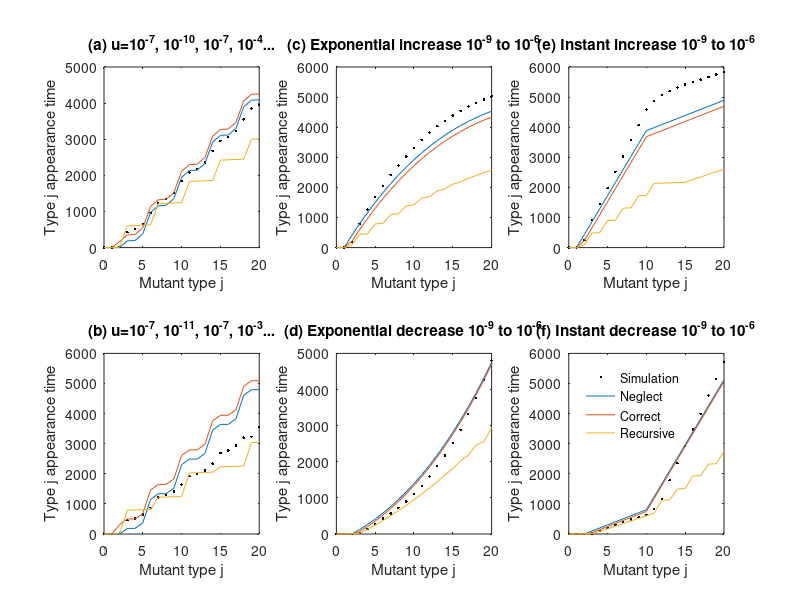

Source code (MATLAB):
function [] = VarUPlots()
    figure();

    %SIN 3
    subplot(231);
    data1 = load('VARU_APPTIME_SIN3.mat');
    plt_title = '(a) u=10^{-7}, 10^{-10}, 10^{-7}, 10^{-4}...';
    PlotVarU(data1, plt_title);
    %SIN 4
    subplot(234);
    data1 = load('VARU_APPTIME_SIN4.mat');
    plt_title = '(b) u=10^{-7}, 10^{-11}, 10^{-7}, 10^{-3}...';
    PlotVarU(data1, plt_title);
    
    %EXP INC
    subplot(232);
    data1 = load('VARU_APPTIME_EXP_INC.mat');
    plt_title = '(c) Exponential increase 10^{-9} to 10^{-6}';
    PlotVarU(data1, plt_title);
    %EXP DEC
    subplot(235);
    data1 = load('VARU_APPTIME_EXP_DEC.mat');
    plt_title = '(d) Exponential decrease 10^{-9} to 10^{-6}';
    PlotVarU(data1, plt_title);
    
    %SWITCH INC
    subplot(233);
    data1 = load('VARU_APPTIME_SWI_INC.mat');
    plt_title = '(e) Instant increase 10^{-9} to 10^{-6}';
    PlotVarU(data1, plt_title);
    %SWITCH DEC
    subplot(236);
    data1 = load('VARU_APPTIME_SWI_DEC.mat');
    plt_title = '(f) Instant decrease 10^{-9} to 10^{-6}';
    PlotVarU(data1, plt_title);
    
    legend('Simulation', 'Neglect', 'Correct', 'Recursive','Location','northwest')
    legend('boxoff');
end

function [] = PlotVarU(data, plt_title)
    xAxis = 0:20
    plot(xAxis, data.appear_sim, 'k.');
    hold all
    plot(xAxis, data.appear_neglect);
    plot(xAxis, data.appear_correct);
    plot(xAxis, data.appear_recursive);
    title(plt_title);
    xlabel('Mutant type j');
    ylabel('Type j appearance time');
end
